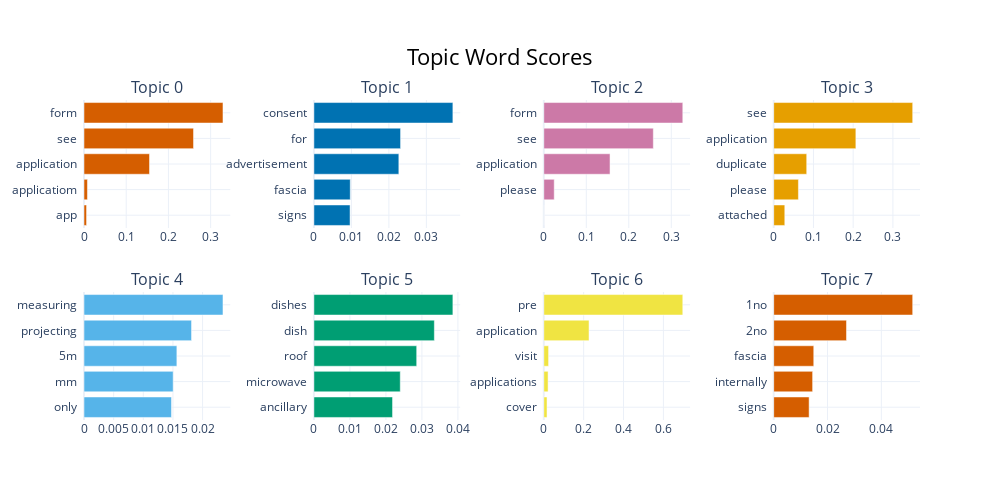

Notebook source saved alongside this figure:
### Code cell
from bertopic import BERTopic
from sentence_transformers import SentenceTransformer
from hdbscan import HDBSCAN

texts = joined_cleaned[joined_cleaned['text_cluster'] == 2]['clean_text'].tolist()
embedding_model = SentenceTransformer('all-MiniLM-L6-v2')

# 手动构造 HDBSCAN 模型，限制线程
hdbscan_model = HDBSCAN(min_cluster_size=10, core_dist_n_jobs=1)

topic_model = BERTopic(
    embedding_model=embedding_model,
    hdbscan_model=hdbscan_model,
    verbose=True
)

topics, probs = topic_model.fit_transform(texts_cluster_2)

topic_model.get_topic_info()
topic_model.get_topic(0)
topic_model.visualize_barchart()

### Figure 1 — Plotly figure (JSON) as saved in the notebook; plotly's stock layout.template omitted (floating-point values rounded to 4 significant figures)
{"data": [{"marker": {"color": "#D55E00"}, "orientation": "h", "type": "bar", "x": [0.006076, 0.008155, 0.1552, 0.2595, 0.3293], "xaxis": "x", "y": ["app  ", "applicatiom  ", "application  ", "see  ", "form  "], "yaxis": "y"}, {"marker": {"color": "#0072B2"}, "orientation": "h", "type": "bar", "x": [0.009648, 0.009701, 0.02266, 0.02312, 0.03707], "xaxis": "x2", "y": ["signs  ", "fascia  ", "advertisement  ", "for  ", "consent  "], "yaxis": "y2"}, {"marker": {"color": "#CC79A7"}, "orientation": "h", "type": "bar", "x": [1e-05, 0.02455, 0.1559, 0.2577, 0.3271], "xaxis": "x3", "y": ["  ", "please  ", "application  ", "see  ", "form  "], "yaxis": "y3"}, {"marker": {"color": "#E69F00"}, "orientation": "h", "type": "bar", "x": [0.0279, 0.06221, 0.08307, 0.2067, 0.3498], "xaxis": "x4", "y": ["attached  ", "please  ", "duplicate  ", "application  ", "see  "], "yaxis": "y4"}, {"marker": {"color": "#56B4E9"}, "orientation": "h", "type": "bar", "x": [0.01475, 0.01504, 0.01566, 0.01814, 0.02344], "xaxis": "x5", "y": ["only  ", "mm  ", "5m  ", "projecting  ", "measuring  "], "yaxis": "y5"}, {"marker": {"color": "#009E73"}, "orientation": "h", "type": "bar", "x": [0.02185, 0.02399, 0.02855, 0.03346, 0.03861], "xaxis": "x6", "y": ["ancillary  ", "microwave  ", "roof  ", "dish  ", "dishes  "], "yaxis": "y6"}, {"marker": {"color": "#F0E442"}, "orientation": "h", "type": "bar", "x": [0.01619, 0.02146, 0.02397, 0.2269, 0.6972], "xaxis": "x7", "y": ["cover  ", "applications  ", "visit  ", "application  ", "pre  "], "yaxis": "y7"}, {"marker": {"color": "#D55E00"}, "orientation": "h", "type": "bar", "x": [0.01316, 0.01446, 0.01488, 0.02705, 0.05165], "xaxis": "x8", "y": ["signs  ", "internally  ", "fascia  ", "2no  ", "1no  "], "yaxis": "y8"}], "layout": {"annotations": [{"font": {"size": 16}, "showarrow": false, "text": "Topic 0", "x": 0.0875, "xanchor": "center", "xref": "paper", "y": 1, "yanchor": "bottom", "yref": "paper"}, {"font": {"size": 16}, "showarrow": false, "text": "Topic 1", "x": 0.3625, "xanchor": "center", "xref": "paper", "y": 1, "yanchor": "bottom", "yref": "paper"}, {"font": {"size": 16}, "showarrow": false, "text": "Topic 2", "x": 0.6375, "xanchor": "center", "xref": "paper", "y": 1, "yanchor": "bottom", "yref": "paper"}, {"font": {"size": 16}, "showarrow": false, "text": "Topic 3", "x": 0.9125, "xanchor": "center", "xref": "paper", "y": 1, "yanchor": "bottom", "yref": "paper"}, {"font": {"size": 16}, "showarrow": false, "text": "Topic 4", "x": 0.0875, "xanchor": "center", "xref": "paper", "y": 0.4, "yanchor": "bottom", "yref": "paper"}, {"font": {"size": 16}, "showarrow": false, "text": "Topic 5", "x": 0.3625, "xanchor": "center", "xref": "paper", "y": 0.4, "yanchor": "bottom", "yref": "paper"}, {"font": {"size": 16}, "showarrow": false, "text": "Topic 6", "x": 0.6375, "xanchor": "center", "xref": "paper", "y": 0.4, "yanchor": "bottom", "yref": "paper"}, {"font": {"size": 16}, "showarrow": false, "text": "Topic 7", "x": 0.9125, "xanchor": "center", "xref": "paper", "y": 0.4, "yanchor": "bottom", "yref": "paper"}], "height": 500, "hoverlabel": {"bgcolor": "white", "font": {"family": "Rockwell", "size": 16}}, "showlegend": false, "title": {"font": {"color": "Black", "size": 22}, "text": "Topic Word Scores", "x": 0.5, "xanchor": "center", "yanchor": "top"}, "width": 1000, "xaxis": {"anchor": "y", "domain": [0, 0.175], "showgrid": true}, "xaxis2": {"anchor": "y2", "domain": [0.275, 0.45], "showgrid": true}, "xaxis3": {"anchor": "y3", "domain": [0.55, 0.725], "showgrid": true}, "xaxis4": {"anchor": "y4", "domain": [0.825, 1], "showgrid": true}, "xaxis5": {"anchor": "y5", "domain": [0, 0.175], "showgrid": true}, "xaxis6": {"anchor": "y6", "domain": [0.275, 0.45], "showgrid": true}, "xaxis7": {"anchor": "y7", "domain": [0.55, 0.725], "showgrid": true}, "xaxis8": {"anchor": "y8", "domain": [0.825, 1], "showgrid": true}, "yaxis": {"anchor": "x", "domain": [0.6, 1], "showgrid": true}, "yaxis2": {"anchor": "x2", "domain": [0.6, 1], "showgrid": true}, "yaxis3": {"anchor": "x3", "domain": [0.6, 1], "showgrid": true}, "yaxis4": {"anchor": "x4", "domain": [0.6, 1], "showgrid": true}, "yaxis5": {"anchor": "x5", "domain": [0, 0.4], "showgrid": true}, "yaxis6": {"anchor": "x6", "domain": [0, 0.4], "showgrid": true}, "yaxis7": {"anchor": "x7", "domain": [0, 0.4], "showgrid": true}, "yaxis8": {"anchor": "x8", "domain": [0, 0.4], "showgrid": true}}}
